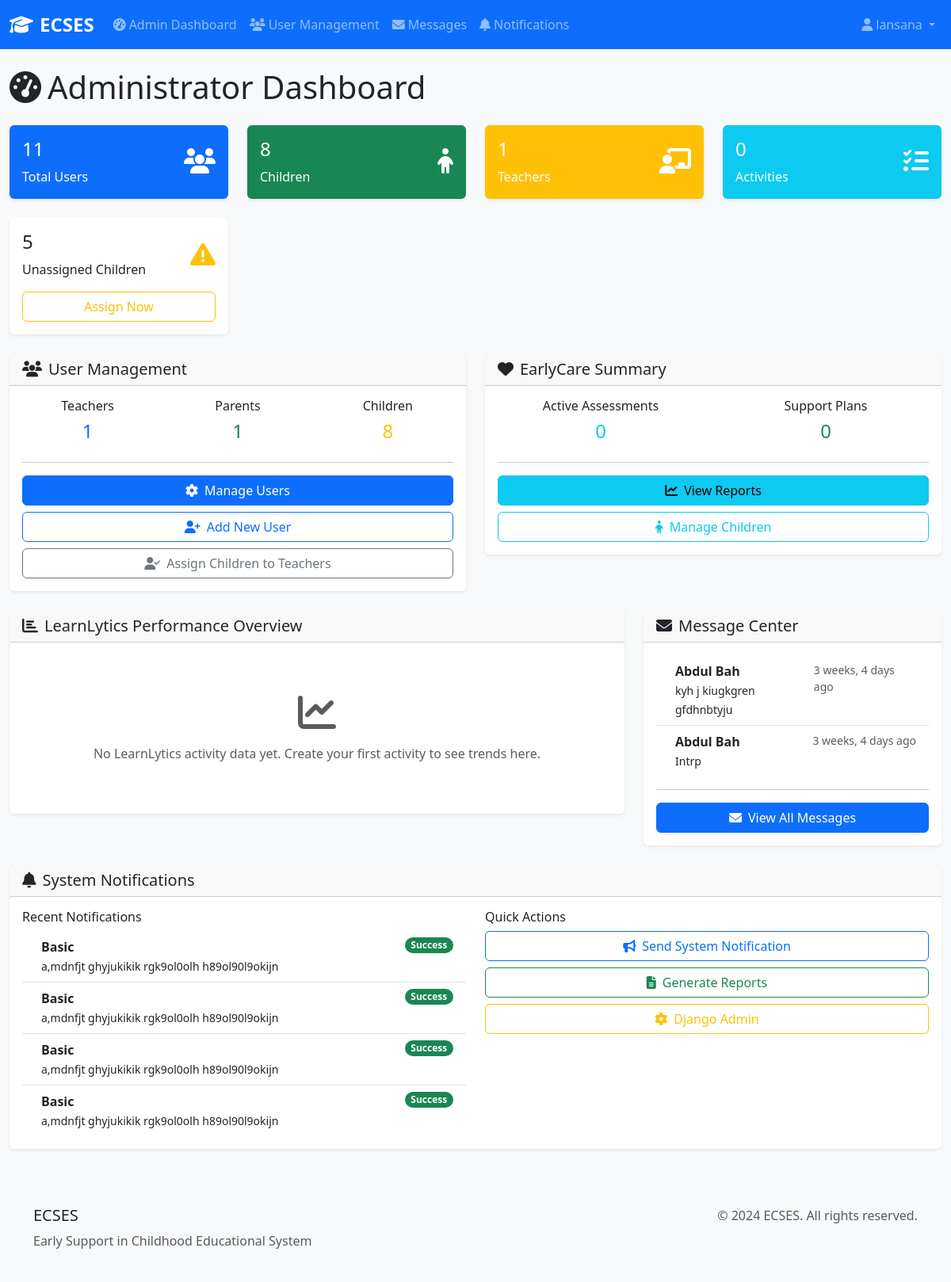
/connecthub/admin-dashboard/ (signed in), run on an earlier commit of the app's database.
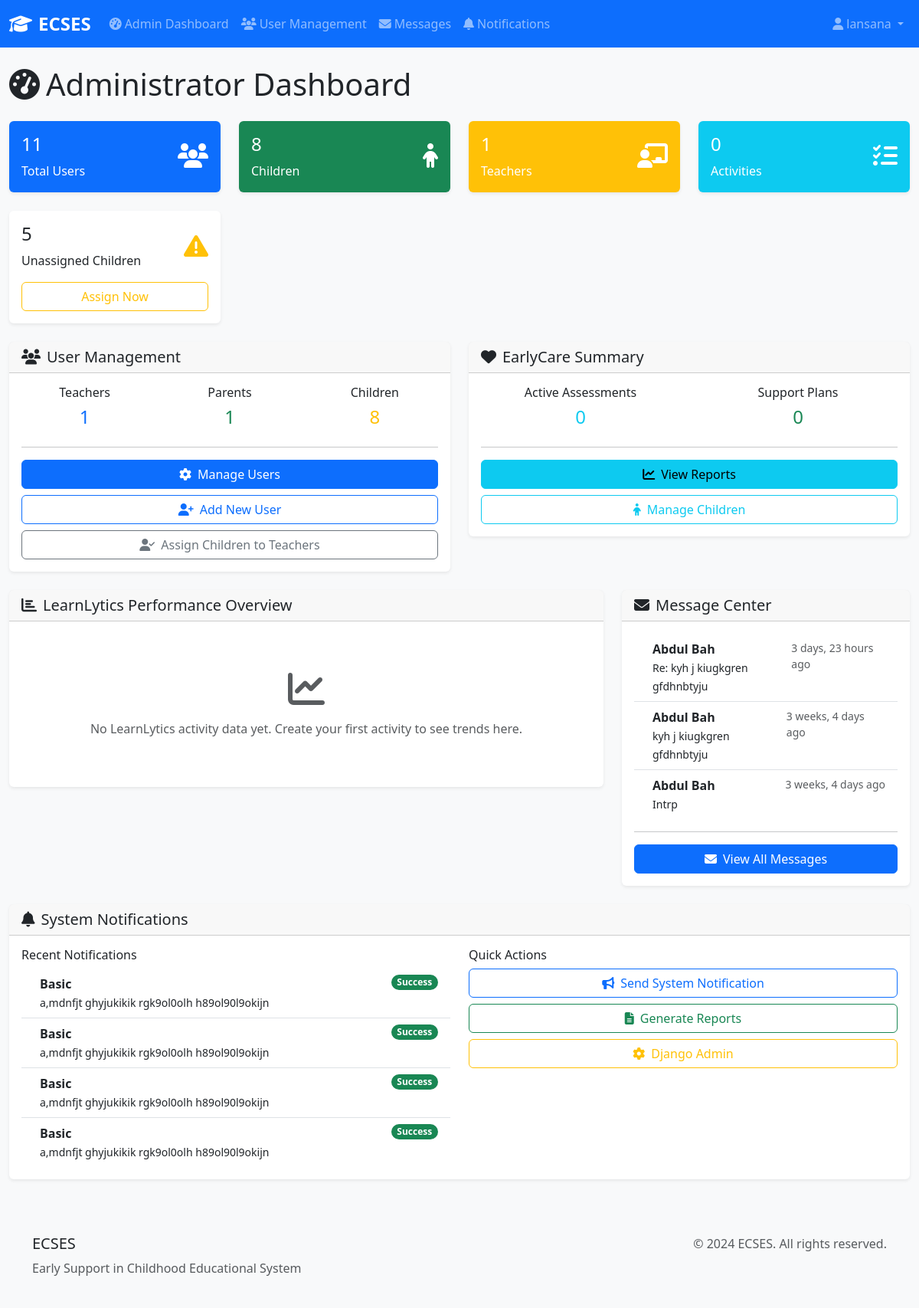
And on a later commit of the database.
### connecthub/models.py (models this page shows, shortened)
class Message(models.Model):
    sender = models.ForeignKey(User, on_delete=models.CASCADE, related_name='sent_messages')
    recipient = models.ForeignKey(User, on_delete=models.CASCADE, related_name='received_messages')
    subject = models.CharField(max_length=200)
    content = models.TextField()
    is_read = models.BooleanField(default=False)
    created_at = models.DateTimeField(auto_now_add=True)
    updated_at = models.DateTimeField(auto_now=True)
    parent_message = models.ForeignKey('self', on_delete=models.CASCADE, null=True, blank=True, related_name='replies')
    class Meta:
        ordering = ['-created_at']
        verbose_name = "Message"
        verbose_name_plural = "Messages"

class Notification(models.Model):
    NOTIFICATION_TYPES = [
        ('info', 'Information'),
        ('warning', 'Warning'),
        ('success', 'Success'),
        ('error', 'Error'),
        ('assessment', 'Assessment Update'),
        ('progress', 'Progress Report'),
        ('message', 'New Message'),
    ]
    user = models.ForeignKey(User, on_delete=models.CASCADE, related_name='notifications')
    title = models.CharField(max_length=200)
    message = models.TextField()
    notification_type = models.CharField(max_length=20, choices=NOTIFICATION_TYPES, default='info')
    is_read = models.BooleanField(default=False)
    created_at = models.DateTimeField(auto_now_add=True)
    expires_at = models.DateTimeField(null=True, blank=True, default=None)
    related_url = models.URLField(blank=True)
    class Meta:
        ordering = ['-created_at']
        verbose_name = "Notification"
        verbose_name_plural = "Notifications"

### connecthub/views.py (the view, shortened to what this page needs)
# urls.py: path('admin-dashboard/', views.admin_dashboard, name='admin_dashboard'),
@login_required
def admin_dashboard(request):
    if not (request.user.is_superuser or (hasattr(request.user, 'userprofile') and request.user.userprofile.role == 'admin')):
        messages.error(request, 'Access denied. Admin privileges required.')
        return redirect('home')
    try:
        from earlycare.models import Child
        Child = Child
    except ImportError:
        Child = None
    try:
        from learnlytics.models import Activity
        Activity = Activity
    except ImportError:
        Activity = None
    role_totals = _get_role_totals()
    teacher_count = role_totals.get('teacher', 0)
    parent_count = role_totals.get('parent', 0)
    child_user_count = role_totals.get('child', 0)
    admin_count = role_totals.get('admin', 0)
    total_children = Child.objects.count() if Child else 0
    non_child_users = sum(
        count for role, count in role_totals.items() if role != 'child'
    )
    total_users = non_child_users + total_children
    child_count = total_children
    total_teachers = teacher_count
    total_activities = Activity.objects.count() if Activity else 0
    unassigned_children = 0
    if Child:
        try:
            unassigned_children = Child.objects.filter(teacher__isnull=True).count()
        except Exception:
            unassigned_children = 0
    recent_messages = Message.objects.order_by('-created_at')[:5]
    recent_notifications = Notification.objects.order_by('-created_at')[:5]
    chart_labels = []
    chart_data = []
    context = {
        'total_users': total_users,
        'total_children': total_children,
        'total_teachers': total_teachers,
        'total_activities': total_activities,
        'teacher_count': teacher_count,
        'parent_count': parent_count,
        'child_count': child_count,
        'admin_count': admin_count,
        'active_assessments': 0,  # Placeholder
        'active_support_plans': 0,  # Placeholder
        'recent_messages': recent_messages,
        'recent_notifications': recent_notifications,
        'chart_has_data': bool(chart_labels),
        'chart_labels_json': json.dumps(chart_labels),
        'chart_data_json': json.dumps(chart_data),
        'unassigned_children': unassigned_children,
    }
    return render(request, 'dashboards/admin_dashboard.html', context)

### connecthub/views.py (called while the page is built)
def _get_role_totals():
    role_totals = {role: 0 for role, _ in UserProfile.ROLE_CHOICES}
    for entry in UserProfile.objects.values('role').annotate(count=Count('id')):
        role = entry['role']
        if role in role_totals:
            role_totals[role] = entry['count']
    return role_totals

### templates/dashboards/admin_dashboard.html (shortened to what the changed rows need)
{% extends 'base.html' %}
{% load static %}
{% block content %}
<div class="row">
    <div class="col-12">
        <h1 class="mb-4">
            <i class="fas fa-tachometer-alt me-2"></i>Administrator Dashboard
        </h1>
    </div>
</div>
<div class="row">
    <div class="col-md-4 mb-4">
        <div class="card">
            <div class="card-body">
                <div class="list-group list-group-flush">
                    {% for message in recent_messages %}
                    <div class="list-group-item d-flex justify-content-between align-items-start">
                        <div class="ms-2 me-auto">
                            <div class="fw-bold">{{ message.sender.get_full_name|default:message.sender.username }}</div>
                            <small>{{ message.subject|truncatechars:30 }}</small>
                        </div>
                        <small class="text-muted">{{ message.created_at|timesince }} ago</small>
                    </div>
                    {% empty %}
                    <div class="text-center text-muted">
                        <i class="fas fa-inbox fa-2x mb-2"></i>
                        <p>No recent messages</p>
                    </div>
                    {% endfor %}
                </div>
            </div>
        </div>
    </div>
</div>
<div class="row">
    <div class="col-12">
        <div class="card">
            <div class="card-body">
                <div class="row">
                    <div class="col-md-6">
                        <div class="list-group list-group-flush">
                            {% for notification in recent_notifications %}
                            <div class="list-group-item d-flex justify-content-between align-items-start">
                                <div class="ms-2 me-auto">
                                    <div class="fw-bold">{{ notification.title }}</div>
                                    <small>{{ notification.message|truncatechars:50 }}</small>
                                </div>
                                <span class="badge bg-{{ notification.notification_type }} rounded-pill">
                                    {{ notification.get_notification_type_display }}
                                </span>
                            </div>
                            {% empty %}
                            <div class="text-center text-muted">
                                <i class="fas fa-bell-slash fa-2x mb-2"></i>
                                <p>No recent notifications</p>
                            </div>
                            {% endfor %}
                        </div>
                    </div>
                </div>
            </div>
        </div>
    </div>
</div>
{% endblock %}

What changed in the data, as far as the page shows it:
added Message: sender.get_full_name "Abdul Bah", subject "Re: kyh j kiugkgren gfdhnbtyju", created_at "3 days, 23 hours"
